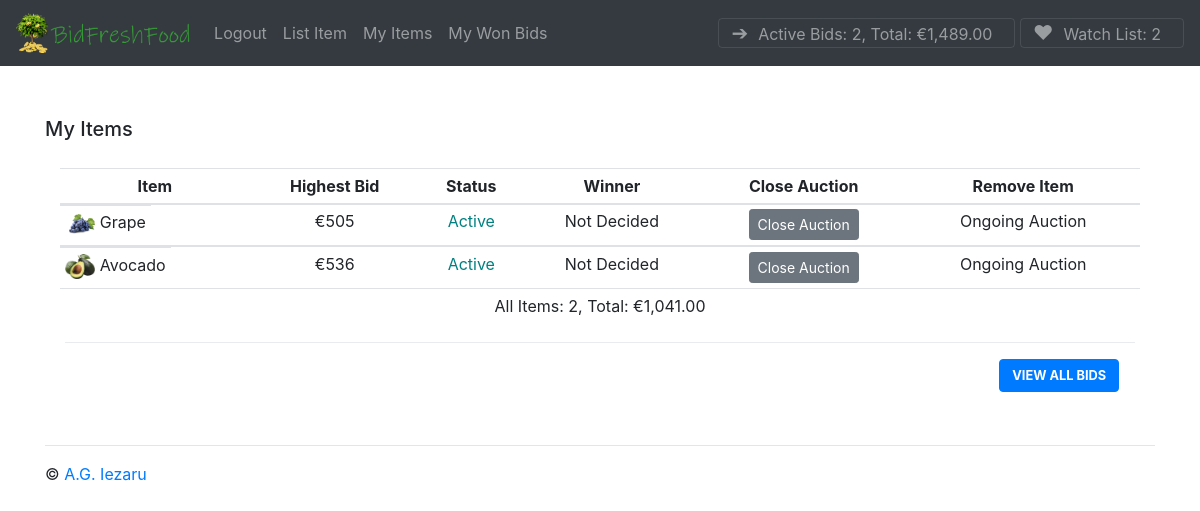
The app's page /my-items/ (signed in) with its own data.
### tables this page shows
CREATE TABLE "auctions_listing" ("id" integer NOT NULL PRIMARY KEY AUTOINCREMENT, "datetime" datetime NOT NULL, "title" varchar(64) NOT NULL, "description" varchar(256) NOT NULL, "currentBidValue" decimal NOT NULL, "imageURL" varchar(256) NOT NULL, "isOpen" bool NOT NULL, "user_id" integer NOT NULL REFERENCES "auctions_user" ("id") DEFERRABLE INITIALLY DEFERRED, "winner_id" integer NOT NULL REFERENCES "auctions_user" ("id") DEFERRABLE INITIALLY DEFERRED);

### bidfreshfood.py (the view)
@app.route("/my-items/")
def myItems():
    if session:
        auctions = db.execute(
            "SELECT * FROM auctions_listing where user_id = :user_id",
            user_id=session["uid"],
        )
        auctionsLen = len(auctions)
        users = db.execute("SELECT id,first_name,last_name FROM auctions_user")
        userlist = {}
        for user in users:
            userlist[user["id"]] = [user["first_name"], user["last_name"]]
        watchList = db.execute(
            "SELECT * FROM auctions_listing_watchListUsers where user_id = :user_id",
            user_id=session["uid"],
        )
        watchListLen = len(watchList)
        activeBids = {}
        bidsSum = 0
        user_bids_sum = 0
        bidMoney = {}
        listings = db.execute(
            "SELECT id, listing_id, value FROM auctions_bid WHERE user_id = :userid",
            userid=session["uid"],
        )
        for listing in listings:
            activeBids[listing["listing_id"]] = [listing["value"], listing["id"]]
            bidMoney[listing["listing_id"]] = listing["value"]
        for bid in bidMoney:
            bidsSum += bidMoney[bid]
        for auction in auctions:
            user_bids_sum += auction["currentBidValue"]
        bidsLen = len(bidMoney)
        mybidsLen = len(auctions)
        return render_template(
            "my-items.html",
            activeBids=activeBids,
            auctions=auctions,
            mybidsLen=mybidsLen,
            user_bids_sum=user_bids_sum,
            session=session,
            userlist=userlist,
            watchList=watchList,
            watchListLen=watchListLen,
            bidsSum=bidsSum,
            bidsLen=bidsLen,
        )
    else:
        abort(401)

### templates/my-items.html (shortened to what this page needs)
{% extends "base.html" %}
{% block body %}
  <div aria-hidden="true" class="mainBids">
    <div>
      <div>
        <div>
          <h5 class="modal-title" id="exampleModalLongTitle">My Items</h5><br>
        </div>
        <div>
          <div id="shoppingCart">
            <div class="container">
              <div class="row">
                <div class="col-sm">
                  <table class="table table-sm">
                    <thead>
                      <tr>
                        <th scope="col">Item</th>
                        <th scope="col">Highest Bid</th>
						<th scope="col">Status</th>
						<th scope="col">Winner</th>
                        <th scope="col">Close Auction</th>
						<th scope="col">Remove Item</th>
                      </tr>
                    </thead>
                    <tbody>
                    {% if mybidsLen != 0 %}
                    {% for auction in auctions %}
                      <tr>
                        <td class="bidItem"><img src="{{auction["imageURL"]}}" width="30px" alt="{{auction["title"]}}" /><span class="listItem">{{auction["title"]}}</span></td>
                        <td>€{{ auction["currentBidValue"] }}</td>
						{%if auction["isOpen"] > 0 %}
							<td class="active">Active</td>
							<td>Not Decided</td>
							<td>
							  <form action="/close-auction/" methods="GET">
								<button type="submit" class="btn btn-secondary btn-sm">Close Auction</button>
							  </form>
							</td>
							<td>Ongoing Auction</td>
						{% endif %}
                     </tr>
                    </tbody>
                    {% endfor %}
					<tfoot>
                      <tr>
                        <td colSpan="7">All Items: {{ mybidsLen }}, Total: {{ '€{:,.2f}'.format(user_bids_sum) }}<br /><br />
                          <div class="modal-footer">
                            <a href="/"><button type="button" class="btn btn-primary main-button">View All Bids</button></a>
                          </div>
                        </td>
                      </tr>
                    </tfoot>
                    {% endif %}
                  </table>
                </div>
              </div>
            </div>
          </div>
        </div>
      </div>
    </div>
  </div>
    </div>
  </main>
{% endblock %}

### static/css/custom.css (style rules this page uses)
.mainBids { padding-top: 40px; }
.listItem { padding-left:5px; }
.active { color: #008080; }
.bidItem { float: left; }
.main-button { text-transform: uppercase; font-size: 0.8em; font-weight: bold; }
tr { text-align: center; }

### records on screen
auctions_listing: imageURL (picture), title "Grape", currentBidValue "505"
auctions_listing: imageURL (picture), title "Avocado", currentBidValue "536"

### other values on screen
{{ bidsLen }} "2"
{{ '{:,.2f}'.format(bidsSum) }} "1,489.00"
{{ watchListLen }} "2"
{{ mybidsLen }} "2"
{{ '€{:,.2f}'.format(user_bids_sum) }} "€1,041.00"
